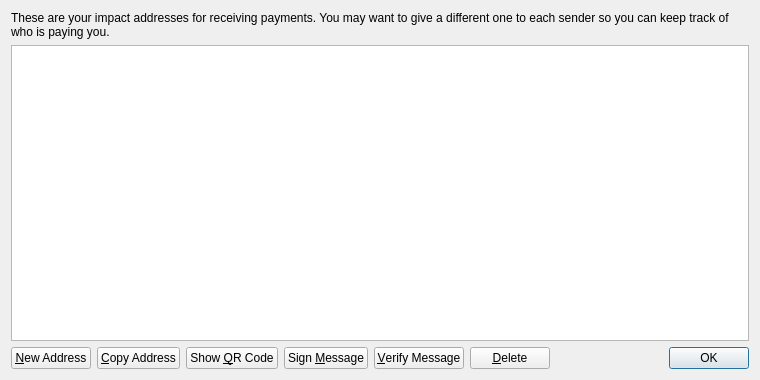
<?xml version="1.0" encoding="UTF-8"?>
<ui version="4.0">
 <class>AddressBookPage</class>
 <widget class="QWidget" name="AddressBookPage">
  <property name="geometry">
   <rect>
    <x>0</x>
    <y>0</y>
    <width>760</width>
    <height>380</height>
   </rect>
  </property>
  <property name="windowTitle">
   <string>Address Book</string>
  </property>
  <layout class="QVBoxLayout" name="verticalLayout">
   <item>
    <widget class="QLabel" name="labelExplanation">
     <property name="text">
      <string>These are your impact addresses for receiving payments. You may want to give a different one to each sender so you can keep track of who is paying you.</string>
     </property>
     <property name="textFormat">
      <enum>Qt::PlainText</enum>
     </property>
     <property name="wordWrap">
      <bool>true</bool>
     </property>
    </widget>
   </item>
   <item>
    <widget class="QTableView" name="tableView">
     <property name="contextMenuPolicy">
      <enum>Qt::CustomContextMenu</enum>
     </property>
     <property name="toolTip">
      <string>Double-click to edit address or label</string>
     </property>
     <property name="tabKeyNavigation">
      <bool>false</bool>
     </property>
     <property name="alternatingRowColors">
      <bool>true</bool>
     </property>
     <property name="selectionMode">
      <enum>QAbstractItemView::SingleSelection</enum>
     </property>
     <property name="selectionBehavior">
      <enum>QAbstractItemView::SelectRows</enum>
     </property>
     <property name="sortingEnabled">
      <bool>true</bool>
     </property>
     <attribute name="verticalHeaderVisible">
      <bool>false</bool>
     </attribute>
    </widget>
   </item>
   <item>
    <layout class="QHBoxLayout" name="horizontalLayout">
     <item>
      <widget class="QPushButton" name="newAddressButton">
       <property name="toolTip">
        <string>Create a new address</string>
       </property>
       <property name="text">
        <string>&amp;New Address</string>
       </property>
       <property name="icon">
        <iconset resource="../bitcoin.qrc">
         <normaloff>:/icons/add</normaloff>:/icons/add</iconset>
       </property>
      </widget>
     </item>
     <item>
      <widget class="QPushButton" name="copyToClipboard">
       <property name="toolTip">
        <string>Copy the currently selected address to the system clipboard</string>
       </property>
       <property name="text">
        <string>&amp;Copy Address</string>
       </property>
       <property name="icon">
        <iconset resource="../bitcoin.qrc">
         <normaloff>:/icons/editcopy</normaloff>:/icons/editcopy</iconset>
       </property>
      </widget>
     </item>
     <item>
      <widget class="QPushButton" name="showQRCode">
       <property name="text">
        <string>Show &amp;QR Code</string>
       </property>
       <property name="icon">
        <iconset resource="../bitcoin.qrc">
         <normaloff>:/icons/qrcode</normaloff>:/icons/qrcode</iconset>
       </property>
      </widget>
     </item>
     <item>
      <widget class="QPushButton" name="signMessage">
       <property name="toolTip">
        <string>Sign a message to prove you own a impact address</string>
       </property>
       <property name="text">
        <string>Sign &amp;Message</string>
       </property>
       <property name="icon">
        <iconset resource="../bitcoin.qrc">
         <normaloff>:/icons/edit</normaloff>:/icons/edit</iconset>
       </property>
      </widget>
     </item>
     <item>
      <widget class="QPushButton" name="verifyMessage">
       <property name="toolTip">
        <string>Verify a message to ensure it was signed with a specified impact address</string>
       </property>
       <property name="text">
        <string>&amp;Verify Message</string>
       </property>
       <property name="icon">
        <iconset resource="../bitcoin.qrc">
         <normaloff>:/icons/transaction_0</normaloff>:/icons/transaction_0</iconset>
       </property>
      </widget>
     </item>
     <item>
      <widget class="QPushButton" name="deleteButton">
       <property name="toolTip">
        <string>Delete the currently selected address from the list</string>
       </property>
       <property name="text">
        <string>&amp;Delete</string>
       </property>
       <property name="icon">
        <iconset resource="../bitcoin.qrc">
         <normaloff>:/icons/remove</normaloff>:/icons/remove</iconset>
       </property>
      </widget>
     </item>
     <item>
      <spacer name="horizontalSpacer">
       <property name="orientation">
        <enum>Qt::Horizontal</enum>
       </property>
       <property name="sizeHint" stdset="0">
        <size>
         <width>40</width>
         <height>20</height>
        </size>
       </property>
      </spacer>
     </item>
     <item>
      <widget class="QDialogButtonBox" name="buttonBox">
       <property name="sizePolicy">
        <sizepolicy hsizetype="Maximum" vsizetype="Fixed">
         <horstretch>0</horstretch>
         <verstretch>0</verstretch>
        </sizepolicy>
       </property>
       <property name="standardButtons">
        <set>QDialogButtonBox::Ok</set>
       </property>
      </widget>
     </item>
    </layout>
   </item>
  </layout>
 </widget>
 <resources>
  <include location="../bitcoin.qrc"/>
 </resources>
 <connections/>
</ui>
